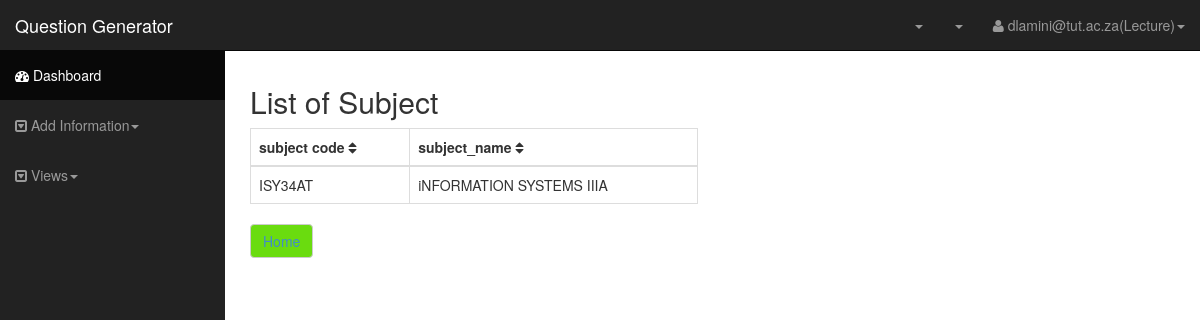
The app's page /subject.php (signed in) with its own data.
### tables this page shows
CREATE TABLE `lecture_subject` (
  `id` int(100) NOT NULL,
  `lecture_id` int(10) NOT NULL,
  `subject_code` varchar(10) NOT NULL,
  `sylabus` varchar(50) NOT NULL
);

CREATE TABLE `subject` (
  `subject_code` varchar(10) NOT NULL,
  `Subject_name` varchar(30) NOT NULL
);

### subject.php (the view, shortened to what this page needs)
<?php
include("connection.php");
?>
<!DOCTYPE html>
<html lang="en">
  <head>
    <link href="css/bootstrap.css" rel="stylesheet">
    <link href="css/sb-admin.css" rel="stylesheet">
    <link rel="stylesheet" href="font-awesome/css/font-awesome.min.css">
    <link rel="stylesheet" href="http://cdn.oesmith.co.uk/morris-0.4.3.min.css">
  </head>
  <body>
    <div id="wrapper">
      <nav class="navbar navbar-inverse navbar-fixed-top" role="navigation">
        <div class="navbar-header">
          <a class="navbar-brand" href="#">Question Generator</a>
        </div>
        <div class="collapse navbar-collapse navbar-ex1-collapse">
          <ul class="nav navbar-nav side-nav">
            <li class="active"><a href="#"><i class="fa fa-dashboard"></i> Dashboard</a></li>
         <li class="dropdown">
              <a href="#" class="dropdown-toggle" data-toggle="dropdown"><i class="fa fa-caret-square-o-down"></i> Add Information<b class="caret"></b></a>
            </li>
            <li class="dropdown">
              <a href="#" class="dropdown-toggle" data-toggle="dropdown"><i class="fa fa-caret-square-o-down"></i> Views<b class="caret"></b></a>
            </li>
          </ul>
          <ul class="nav navbar-nav navbar-right navbar-user">
            <li class="dropdown messages-dropdown">
              <a href="#" class="dropdown-toggle" data-toggle="dropdown"><i class=""></i> <span class="badge"></span> <b class="caret"></b></a>
            </li>
            <li class="dropdown alerts-dropdown">
              <a href="#" class="dropdown-toggle" data-toggle="dropdown"><i class=""></i>  <span class="badge"></span> <b class="caret"></b></a>
            <li class="dropdown user-dropdown">
              <a href="#" class="dropdown-toggle" data-toggle="dropdown"><i class="fa fa-user"></i> <?php echo $_SESSION['email'];?>(Lecture)<b class="caret"></b></a>
            </li>
          </ul>
        </div>
      </nav>
      <div id="page-wrapper">
        <div class="row">
        <div class="col-lg-6">
            <h2>List of Subject</h2>
            <div class="table-responsive">
              <table class="table table-bordered table-hover tablesorter">
                <thead>
                  <tr>
                    <th>subject code <i class="fa fa-sort"></i></th>
                    <th>subject_name <i class="fa fa-sort"></i></th>
                  </tr>
                </thead>
                <tbody>
                <?php
                $email = $_SESSION['email'];
                 $sql = "SELECT * FROM lecture WHERE lecture_emai = '$email'" ;
                    $results= mysqli_query($con,$sql);
                  $id ="";
         while($row = mysqli_fetch_array($results))
                     {
                      $id = $row['lecture_id'];
                    }
                    $query = "SELECT l.*,s.*,c.* FROM lecture l,subject s, lecture_subject c
                    WHERE l.lecture_id = c.lecture_id
                    AND s.subject_code = c.subject_code
                    AND l.lecture_id = $id";
                    $results = mysqli_query($con,$query);
                    while($row = mysqli_fetch_array($results))
                    {
                          $id = $row ['subject_code'];
                          $name = $row ['Subject_name'];
                ?>
                  <tr>
                    <td><?php echo $id;?></td>
                    <td><?php echo $name;?></td>
               </tr>
                  <?php
                  }
                  ?>
                </tbody>
              </table>
             <button type="submit" class="btn btn-default"  name="save"id="save"><a href ="lecture.php" >Home</a></button>
            </div>
          </div>
        </div>
      </div>
    </div>
  </body>
</html>

### css/sb-admin.css (style rules this page uses)
body { margin-top: 50px; }
#wrapper { padding-left: 0; }
#page-wrapper { width: 100%; padding: 5px 15px; }
table.tablesorter thead { cursor: pointer; }
@media (min-width:768px) { #wrapper { padding-left: 225px; } }
@media (min-width:768px) { #page-wrapper { padding: 15px 25px; } }
@media (min-width:768px) { .side-nav { margin-left: -225px; left: 225px; width: 225px; position: fixed; top: 50px; height: 100%; border-radius: 0; border: none; background-color: #222222; overflow-y: auto; } }
@media (min-width:768px) { .side-nav>li>a { width: 225px; } }
@media (min-width:768px) { .navbar-collapse { padding-left: 15px !important; padding-right: 15px !important; } }

### records on screen
lecture_subject: subject_code "ISY34AT", subject_code.Subject_name "iNFORMATION SYSTEMS IIIA"

### other values on screen
$_SESSION['email'] "dlamini@tut.ac.za"
